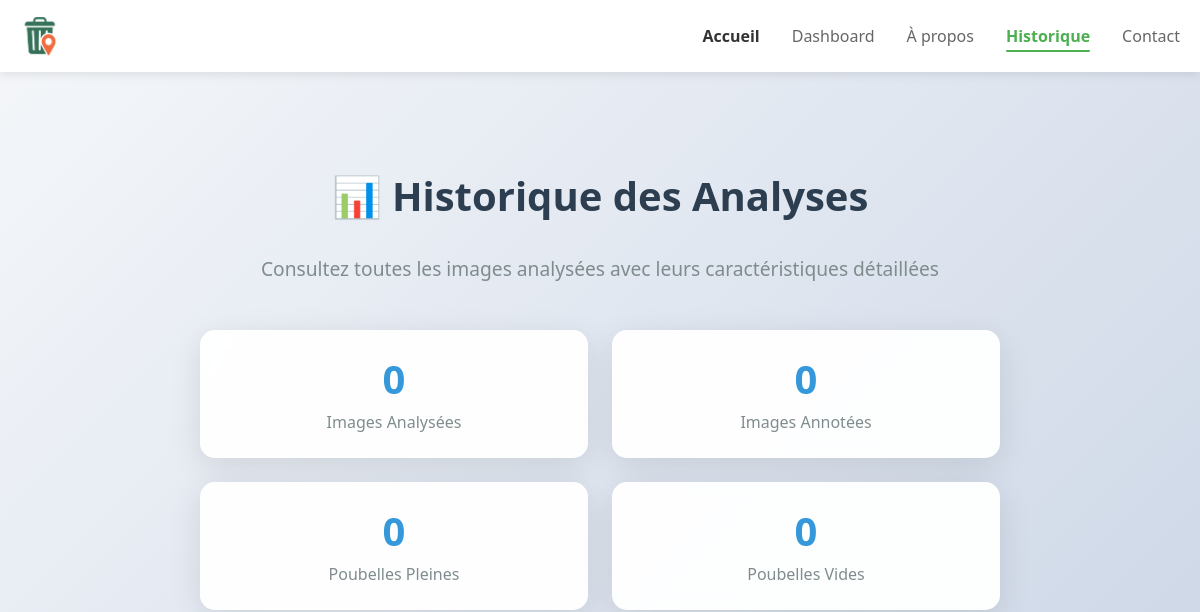
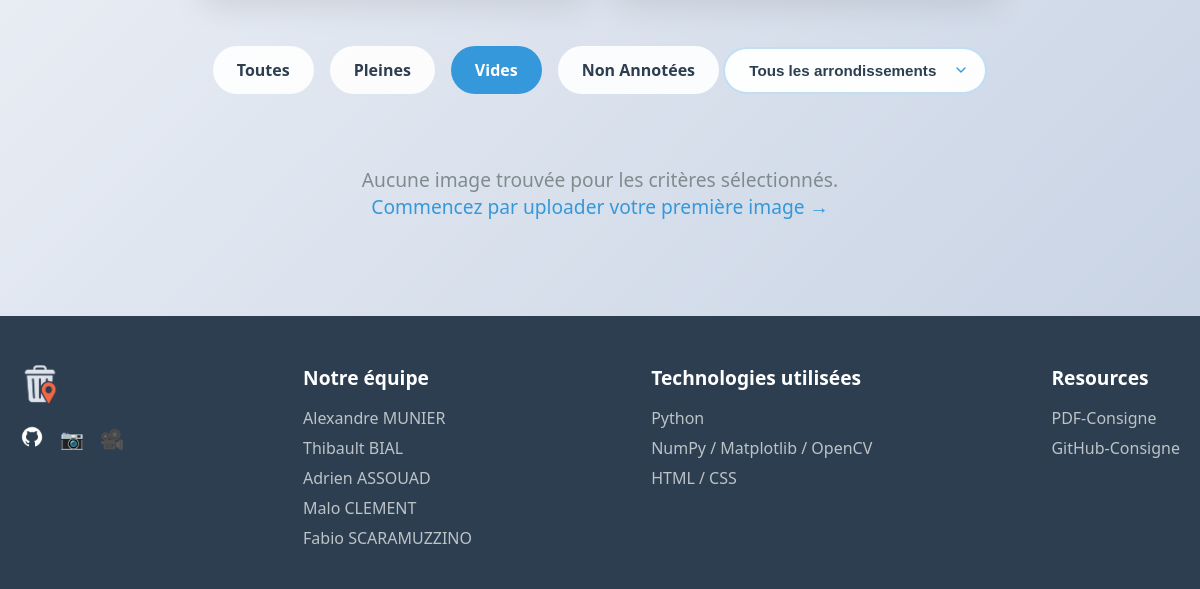
Before: /historique?filter=vide with the older database file (2 pictures, top to bottom).
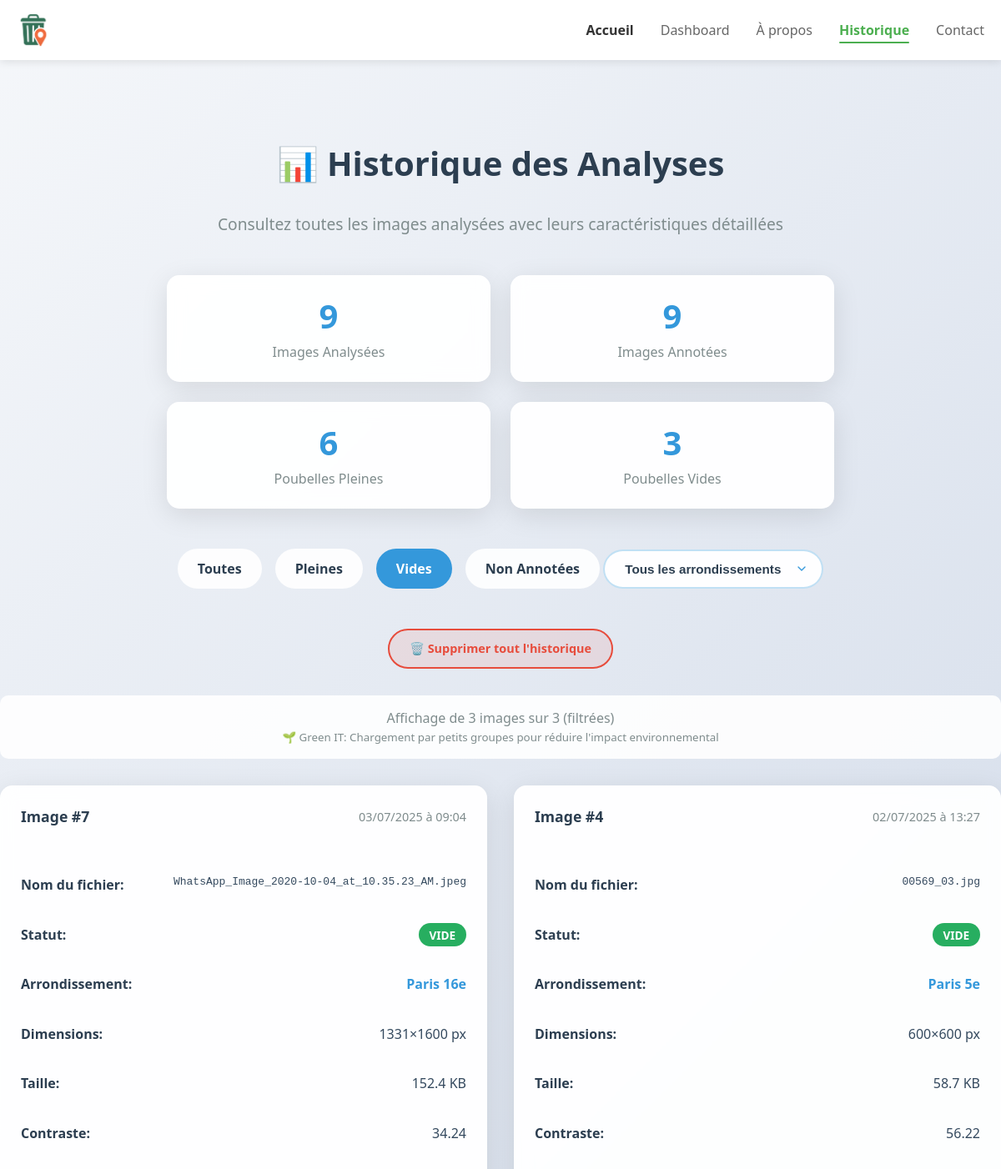
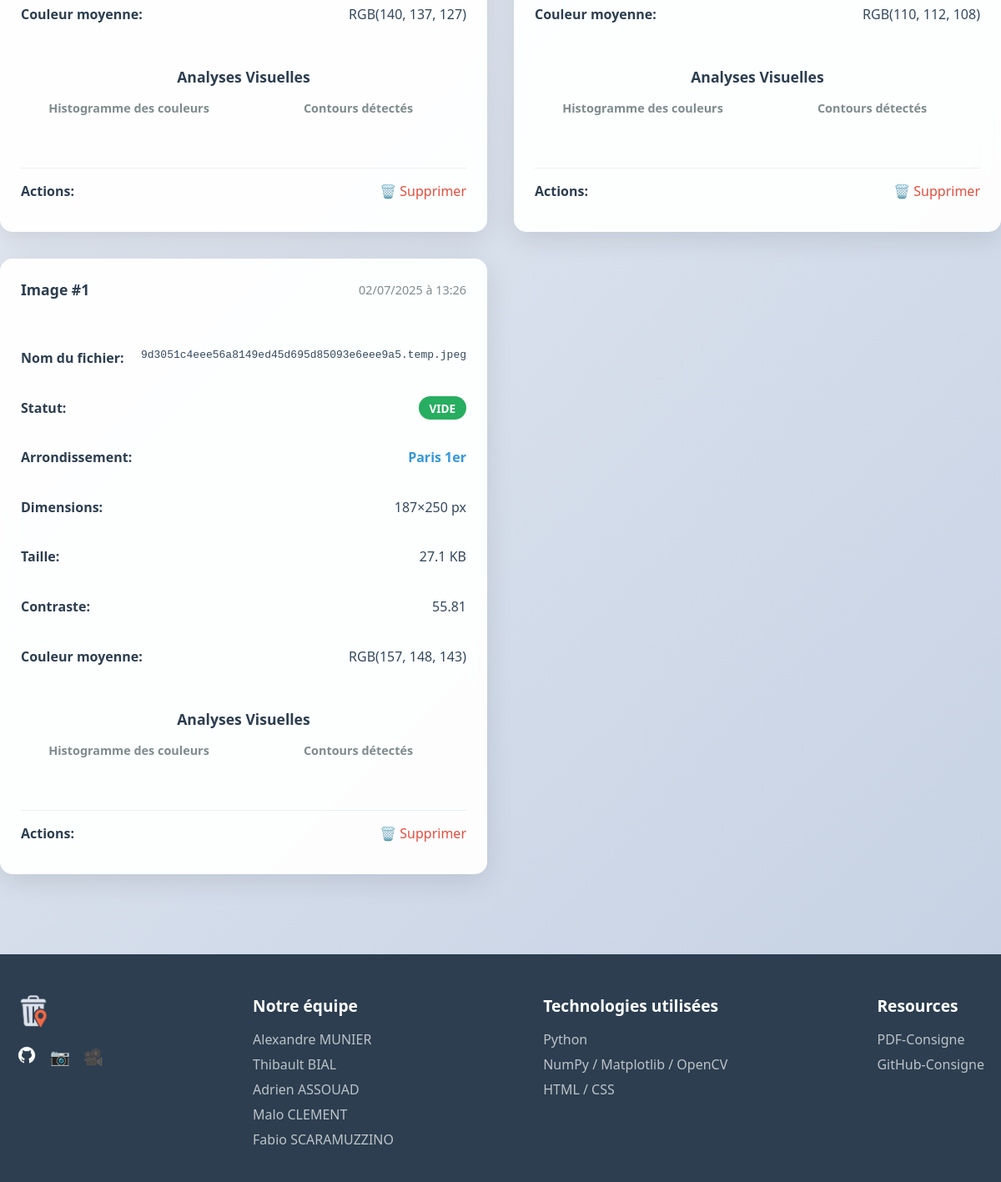
After: the same page with the newer database file (2 pictures, top to bottom).
### tables this page shows
CREATE TABLE images (
                id INTEGER PRIMARY KEY AUTOINCREMENT,
                filepath TEXT,
                upload_date TEXT,
                annotation TEXT,
                filesize INTEGER,
                width INTEGER,
                height INTEGER,
                avg_color_r INTEGER,
                avg_color_g INTEGER,
                avg_color_b INTEGER,
                contrast REAL
            , histogram_data TEXT, histogram_image TEXT, edge_image TEXT, exif_date_taken TEXT, exif_latitude REAL, exif_longitude REAL);

### app.py (the view)
@app.route('/historique')
def historique():
    filter_type = request.args.get('filter')
    arrondissement_filter = request.args.get('arrondissement')
    page = int(request.args.get('page', 1))
    per_page = 6  # Nombre d'images par page (Green IT - 2x3 grille)
    def get_filtered_images(start_offset, batch_size, max_attempts=10):
        images = []
        current_offset = start_offset
        attempts = 0
        while len(images) < per_page and attempts < max_attempts:
            with sqlite3.connect('database.db') as conn:
                cursor = conn.cursor()
                base_query = "SELECT * FROM images"
                where_clauses = []
                if filter_type == 'pleine':
                    where_clauses.append('annotation = "pleine"')
                elif filter_type == 'vide':
                    where_clauses.append('annotation = "vide"')
                elif filter_type == 'non_annotees':
                    where_clauses.append('(annotation IS NULL OR annotation = "")')
                where_clause = ' WHERE ' + ' AND '.join(where_clauses) if where_clauses else ''
                paginated_query = base_query + where_clause + f' ORDER BY upload_date DESC LIMIT {batch_size} OFFSET {current_offset}'
                cursor.execute(paginated_query)
                columns = [description[0] for description in cursor.description]
                batch_images = [dict(zip(columns, row)) for row in cursor.fetchall()]
                if not batch_images:
                    break
                for image in batch_images:
                    if image['exif_latitude'] is not None and image['exif_longitude'] is not None:
                        latitude, longitude = image['exif_latitude'], image['exif_longitude']
                    else:
                        latitude, longitude = generate_random_paris_coordinates_safe(image['id'])
                    image['arrondissement'] = get_paris_district_from_coordinates(latitude, longitude)
                    if not arrondissement_filter or image['arrondissement'] == arrondissement_filter:
                        images.append(image)
                        if len(images) >= per_page:
                            break
                current_offset += batch_size
                attempts += 1
        return images[:per_page], current_offset
    start_offset = (page - 1) * per_page
    batch_size = per_page * 4 if arrondissement_filter else per_page
    images, final_offset = get_filtered_images(start_offset, batch_size)
    with sqlite3.connect('database.db') as conn:
        cursor = conn.cursor()
        count_query = "SELECT COUNT(*) FROM images"
        where_clauses = []
        if filter_type == 'pleine':
            where_clauses.append('annotation = "pleine"')
        elif filter_type == 'vide':
            where_clauses.append('annotation = "vide"')
        elif filter_type == 'non_annotees':
            where_clauses.append('(annotation IS NULL OR annotation = "")')
        where_clause = ' WHERE ' + ' AND '.join(where_clauses) if where_clauses else ''
        cursor.execute(count_query + where_clause)
        total_filtered_images = cursor.fetchone()[0]
        if arrondissement_filter:
            total_filtered_images = max(1, total_filtered_images // 20)
        cursor.execute('SELECT COUNT(*) FROM images')
        total_images = cursor.fetchone()[0]
        cursor.execute('SELECT COUNT(*) FROM images WHERE annotation IS NOT NULL AND annotation != ""')
        annotated_images = cursor.fetchone()[0]
        cursor.execute('SELECT COUNT(*) FROM images WHERE annotation = "pleine"')
        images_pleine = cursor.fetchone()[0]
        cursor.execute('SELECT COUNT(*) FROM images WHERE annotation = "vide"')
        images_vide = cursor.fetchone()[0]
        cursor.execute('SELECT id, exif_latitude, exif_longitude FROM images ORDER BY id')
        all_image_data = cursor.fetchall()
        arrondissements = set()
        for img_id, exif_lat, exif_lng in all_image_data:
            if exif_lat is not None and exif_lng is not None:
                latitude, longitude = exif_lat, exif_lng
            else:
                latitude, longitude = generate_random_paris_coordinates_safe(img_id)
            arr = get_paris_district_from_coordinates(latitude, longitude)
            arrondissements.add(arr)
        arrondissements = sorted(list(arrondissements))
        for image in images:
            image = extract_exif_coordinates_and_arrondissement(image)
            if image['upload_date']:
                try:
                    date_obj = datetime.strptime(image['upload_date'], '%Y-%m-%d %H:%M:%S')
                    image['upload_date'] = date_obj.strftime('%d/%m/%Y à %H:%M')
                except:
                    pass
            if image['filesize']:
                size_kb = image['filesize'] / 1024
                if size_kb < 1024:
                    image['filesize'] = f"{size_kb:.1f} KB"
                else:
                    size_mb = size_kb / 1024
                    image['filesize'] = f"{size_mb:.1f} MB"
    has_next = len(images) == per_page and final_offset < total_filtered_images * 2  # Facteur de sécurité
    next_page = page + 1 if has_next else None
    return render_template('historique.html',
                         images=images,
                         total_images=total_images,
                         annotated_images=annotated_images,
                         images_pleine=images_pleine,
                         images_vide=images_vide,
                         filter_type=filter_type,
                         arrondissement_filter=arrondissement_filter,
                         arrondissements=arrondissements,
                         current_page=page,
                         has_next=has_next,
                         next_page=next_page,
                         total_filtered_images=total_filtered_images,
                         images_shown=len(images),
                         per_page=per_page)

### app.py (called while the page is built)
def is_in_paris_bounds(lat, lng):
    if lat < 48.830 or lat > 48.890:  # Nord-Sud très strict
        return False
    if lng < 2.250 or lng > 2.420:    # Est-Ouest très strict
        return False
    if lng > 2.400:
        return False
    if lng < 2.260:
        return False
    if lat > 48.885 and (lng < 2.300 or lng > 2.380):
        return False
    if lat < 48.835 and (lng < 2.280 or lng > 2.390):
        return False
    if lat < 48.840 and lng > 2.380:
        return False
    if lat < 48.840 and lng < 2.290:
        return False
    return True

### templates/historique.html (shortened to what the changed rows need)
<!DOCTYPE html>
<html lang="fr">
<head>
    <link rel="stylesheet" href="{{ url_for('static', filename='styles.css') }}">
</head>
<body>
    <main class="main">
        <div class="container resources-container">
            <h1 class="page-title">📊 Historique des Analyses</h1>
            <div class="stats-section">
                <div class="stat-card">
                    <span class="stat-number">{{ total_images }}</span>
                    <div class="stat-label">Images Analysées</div>
                </div>
                <div class="stat-card">
                    <span class="stat-number">{{ annotated_images }}</span>
                    <div class="stat-label">Images Annotées</div>
                </div>
                <div class="stat-card">
                    <span class="stat-number">{{ images_pleine }}</span>
                    <div class="stat-label">Poubelles Pleines</div>
                </div>
                <div class="stat-card">
                    <span class="stat-number">{{ images_vide }}</span>
                    <div class="stat-label">Poubelles Vides</div>
                </div>
            </div>
            <div class="filter-section">
                {% if total_images > 0 %}
                <div style="margin-top: 1.5rem; text-align: center;">
                    <a href="{{ url_for('clear_history') }}"
                       class="clear-history-btn"
                       onclick="return confirm('⚠️ ATTENTION ⚠️\n\nCette action va supprimer DÉFINITIVEMENT :\n• Toutes les images uploadées\n• Tous les histogrammes générés\n• Tous les fichiers de contours\n• Toutes les données de la base\n\nCette action est IRRÉVERSIBLE !\n\nÊtes-vous absolument sûr de vouloir continuer ?')">
                        🗑️ Supprimer tout l'historique
                    </a>
                </div>
                {% endif %}
            </div>
            {% if images %}
            <div class="pagination-info" style="text-align: center; margin-bottom: 1rem; color: #7f8c8d;">
                <p>Affichage de {{ images_shown }} images sur {{ total_filtered_images }}
                {% if filter_type %}(filtrées){% endif %}</p>
                <small>🌱 Green IT: Chargement par petits groupes pour réduire l'impact environnemental</small>
            </div>
            <div class="images-grid" id="images-container">
                {% for image in images %}
                <div class="image-card">
                    <div class="image-header">
                        <span class="image-id">Image #{{ image['id'] }}</span>
                        <span class="image-date">{{ image['upload_date'] }}</span>
                    </div>
                    <div class="image-details">
                        <div class="detail-row">
                            <span class="detail-label">Nom du fichier:</span>
                            <span class="detail-value" style="font-family: monospace; word-break: break-all;">{{ image['filepath'].split('/')[-1] }}</span>
                        </div>
                        <div class="detail-row">
                            <span class="detail-label">Statut:</span>
                            <span class="detail-value">
                                <span class="status-annotation status-{{ image['annotation'] or 'non' }}">
                                    {{ image['annotation'] or "Non Annoté" }}
                                </span>
                            </span>
                        </div>
                        <div class="detail-row">
                            <span class="detail-label">Arrondissement:</span>
                            <span class="detail-value" style="font-weight: 600; color: #3498db;">{{ image['arrondissement'] }}</span>
                        </div>
                        <div class="detail-row">
                            <span class="detail-label">Dimensions:</span>
                            <span class="detail-value">{{ image['width'] }}×{{ image['height'] }} px</span>
                        </div>
                        <div class="detail-row">
                            <span class="detail-label">Taille:</span>
                            <span class="detail-value">{{ image['filesize'] }}</span>
                        </div>
                        <div class="detail-row">
                            <span class="detail-label">Contraste:</span>
                            <span class="detail-value">{{ "%.2f"|format(image['contrast']) }}</span>
                        </div>
                        <div class="detail-row">
                            <span class="detail-label">Couleur moyenne:</span>
                            <span class="detail-value">RGB({{ image['avg_color_r'] }}, {{ image['avg_color_g'] }}, {{ image['avg_color_b'] }})</span>
                        </div>
                    </div>
                    <div class="analysis-section">
                        <h3 class="analysis-title">Analyses Visuelles</h3>
                        <div class="analysis-images">
                            <div class="analysis-item">
                                <h4>Histogramme des couleurs</h4>
                            </div>
                            <div class="analysis-item">
                                <h4>Contours détectés</h4>
                            </div>
                        </div>
                    </div>
                    <div class="detail-row" style="margin-top: 1rem; padding-top: 1rem; border-top: 1px solid #ecf0f1;">
                        <span class="detail-label">Actions:</span>
                        <span class="detail-value">
                            <a href="{{ url_for('delete_image', image_id=image['id']) }}"
                               onclick="return confirm('Supprimer cette image ?')"
                               style="color: #e74c3c; text-decoration: none;">🗑️ Supprimer</a>
                        </span>
                    </div>
                </div>
                {% endfor %}
            </div>
            {% else %}
            <div class="no-images">
                <p>Aucune image trouvée pour les critères sélectionnés.</p>
                <p><a href="{{ url_for('home') }}" style="color: #3498db; text-decoration: none;">Commencez par uploader votre première image →</a></p>
            </div>
            {% endif %}
        </div>
    </main>
</body>
</html>

Changed rows visible on the page:
added images: id "7", upload_date "03/07/2025 à 09:04", filepath "WhatsApp_Image_2020-10-04_at_10.35.23_AM.jpeg", annotation "VIDE", arrondissement "Paris 16e", width "1331", height "1600", filesize "152.4 KB", contrast "34.24", avg_color_r "140", avg_color_g "137", avg_color_b "127"
added images: id "4", upload_date "02/07/2025 à 13:27", filepath "00569_03.jpg", annotation "VIDE", arrondissement "Paris 5e", width "600", height "600", filesize "58.7 KB", contrast "56.22", avg_color_r "110", avg_color_g "112", avg_color_b "108"
added images: id "1", upload_date "02/07/2025 à 13:26", filepath "9d3051c4eee56a8149ed45d695d85093e6eee9a5.temp.jpeg", annotation "VIDE", arrondissement "Paris 1er", width "187", height "250", filesize "27.1 KB", contrast "55.81", avg_color_r "157", avg_color_g "148", avg_color_b "143"
Other visible differences:
{{ total_images }}: "0" → "9"
{{ annotated_images }}: "0" → "9"
{{ images_pleine }}: "0" → "6"
{{ images_vide }}: "0" → "3"
{{ images_shown }}: (not shown) → "3"
{{ total_filtered_images }}: (not shown) → "3"
text no longer shown: "Aucune image trouvée pour les critères sélectionnés. Commencez par uploader votre première image →"
text now shown: "🗑️ Supprimer tout l'historique Affichage de images sur (filtrées) 🌱 Green IT: Chargement par petits groupes pour réduire l'impact environnemental"
